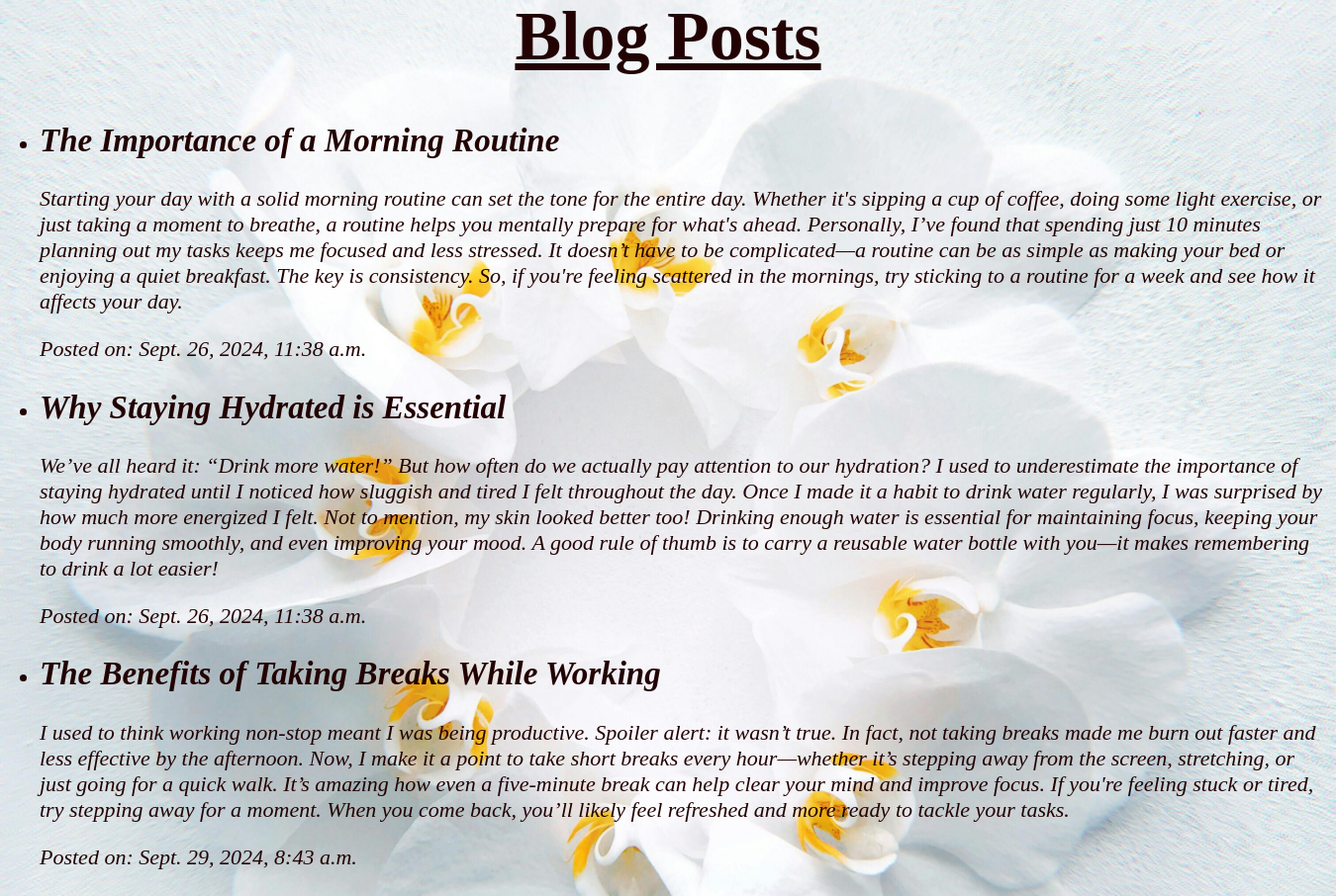
The page / on the database its author committed.
### app/models.py (models this page shows)
class Post(models.Model):
    title = models.CharField(max_length=200)
    content = models.TextField()
    created_at = models.DateTimeField(auto_now_add=True)
    def __str__(self):
        return self.title

### app/views.py (the view)
# urls.py: path('', views.post_list, name='post_list'),
def post_list(request):
    posts = Post.objects.all()
    print(posts)
    return render(request, 'app/post_list.html', {'posts': posts})

### app/templates/app/post_list.html (shortened to what this page needs)
{% load static %}
<!DOCTYPE html>
<html>
<head>
</head>
<body>
    <h1>Blog Posts</h1>
    <ul>
        {% if posts %}
            {% for post in posts %}
                <li>
                    <h2>{{ post.title }}</h2>
                    <p>{{ post.content }}</p>
                    <p>Posted on: {{ post.created_at }}</p>
                </li>
            {% endfor %}
        {% else %}
            <p>No blog posts available.</p>
        {% endif %}
    </ul>
</body>
</html>

### rows shown on the page
Post: title "The Importance of a Morning Routine", content "Starting your day with a solid morning routine can set the tone for the entire day. Whether it's sipping a cup of coffee, doing some light exercise, or just taking a moment to breathe, a routine helps you mentally prepare for what's ahead. Personally, I’ve found that spending just 10 minutes planning out my tasks keeps me focused and less stressed. It doesn’t have to be complicated—a routine can be as simple as making your bed or enjoying a quiet breakfast. The key is consistency. So, if you're feeling scattered in the mornings, try sticking to a routine for a week and see how it affects your day.", created_at "Sept. 26, 2024, 11:38 a.m."
Post: title "Why Staying Hydrated is Essential", content "We’ve all heard it: “Drink more water!” But how often do we actually pay attention to our hydration? I used to underestimate the importance of staying hydrated until I noticed how sluggish and tired I felt throughout the day. Once I made it a habit to drink water regularly, I was surprised by how much more energized I felt. Not to mention, my skin looked better too! Drinking enough water is essential for maintaining focus, keeping your body running smoothly, and even improving your mood. A good rule of thumb is to carry a reusable water bottle with you—it makes remembering to drink a lot easier!", created_at "Sept. 26, 2024, 11:38 a.m."
Post: title "The Benefits of Taking Breaks While Working", content "I used to think working non-stop meant I was being productive. Spoiler alert: it wasn’t true. In fact, not taking breaks made me burn out faster and less effective by the afternoon. Now, I make it a point to take short breaks every hour—whether it’s stepping away from the screen, stretching, or just going for a quick walk. It’s amazing how even a five-minute break can help clear your mind and improve focus. If you're feeling stuck or tired, try stepping away for a moment. When you come back, you’ll likely feel refreshed and more ready to tackle your tasks.", created_at "Sept. 29, 2024, 8:43 a.m."
